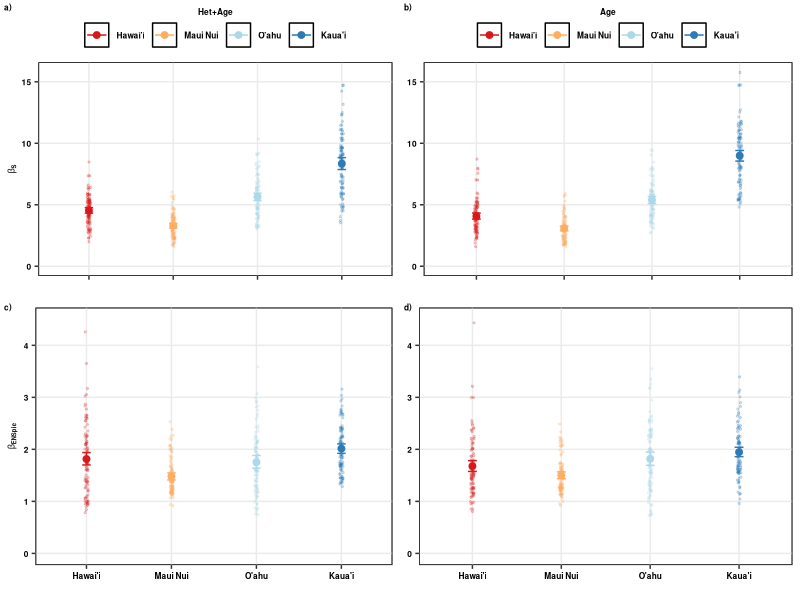

Reproduce this figure in R.
###############
# Beta ENSpie #
###############
# All natives #
# 5 plots #####
###############

require(dplyr)
require(ggplot2)
require(grid)
require(reshape2)
require(rms)

#############
# Data  #####
#############

# Beta_1<-read.csv("Cleaned_Data/Scen1_Natives_BetaPIE.csv",sep=",",header=T)

Beta_2<-read.csv("Cleaned_Data/Scen2_Natives_5plots_BetaPIE.csv",sep=",",header=T)

Beta_3<-read.csv("Cleaned_Data/Scen3_Natives_5plots_BetaPIE.csv",sep=",",header=T)

#################
# Beta ENS_PIE  #
#################

##############
# Scenario 1 #
##############
# 
# Beta_1$geo_entity2<-as.character(Beta_1$geo_entity2)
# Beta_1$geo_entity2<-ifelse(Beta_1$geo_entity2=="Hawai'i Island","Hawai'i",Beta_1$geo_entity2)
# Beta_1$geo_entity2<-ifelse(Beta_1$geo_entity2=="Kaua'i Island","Kaua'i",Beta_1$geo_entity2)
# Beta_1$geo_entity2<-ifelse(Beta_1$geo_entity2=="O'ahu Island","O'ahu",Beta_1$geo_entity2)
# Beta_1$geo_entity2<-as.factor(Beta_1$geo_entity2)
# 
# Beta_1$geo_entity2<-factor(Beta_1$geo_entity2,levels=c("Hawai'i","Maui Nui","O'ahu","Kaua'i"))
# 
# Beta_11<-filter(Beta_1, index=="beta_S_PIE")
# 
# Beta_1s<- Beta_11 %>%
#   group_by(geo_entity2) %>%
#   do(data.frame(rbind(smean.cl.boot(.$value, B=1000))))
# 
# colnames(Beta_1s)[2]<-"value"
# colnames(Beta_1s)[3]<-"l.QD"
# colnames(Beta_1s)[4]<-"h.QD"
# 
# Beta_1s$geo_entity2<-as.factor(Beta_1s$geo_entity2)
# Beta_1s$geo_entity2<-factor(Beta_1s$geo_entity2,levels=c("Hawai'i","Maui Nui","O'ahu","Kaua'i"))
# 
# Beta_Scen1<-ggplot(data=Beta_11, aes(x=geo_entity2,y=value,group=geo_entity2,color=geo_entity2))+
#   geom_point(data=Beta_11, aes(x=geo_entity2,y=value,group=geo_entity2,color=geo_entity2),
#              position = position_jitter(w = 0.02, h = 0),size=0.5,alpha=0.2)+
#   
#   geom_point(data=Beta_1s, aes(x=geo_entity2,y=value,group=geo_entity2, colour=geo_entity2),size=2)+
#   geom_errorbar(data=Beta_1s,aes(ymin=l.QD,ymax=h.QD),width=0.1)+
#   # scale_y_continuous(limits=c(0,8.5))+
#   #scale_color_d3(palette="category20c")+
#   scale_colour_manual(values=c("#d7191c","#fdae61","#abd9e9","#2c7bb6"))+
#   labs(x="",y=expression(bold(beta["ENSpie"])))+
#   guides(colour=guide_legend(title="Area+Het+Age",title.position = "top"))+
#   theme_bw()+theme(axis.title.x=element_text(colour="black",face="bold",size=6),
#                    axis.title.y=element_text(colour="black",face="bold",size=6),
#                    axis.text.x=element_text(colour=c("black"),face="bold",size=6),
#                    axis.text.y=element_text(colour=c("black"),face="bold",size=6),
#                    legend.text=element_text(colour=c("black"),face="bold",size=6),
#                    legend.title = element_text(colour=c("black"),face="bold",size=6),
#                    legend.title.align = 0.5,
#                    legend.position=c("none"),
#                    legend.margin =margin(t=0, r=0, b=0, l=0, unit="cm"),
#                    panel.grid.major = element_blank(), panel.grid.minor = element_blank())
# 
# write.csv(Beta_1s,"Cleaned_Data/Summary_Beta_ENS_PIE_Scen1_7plots.csv",row.names=F)

## Scenario 2

Beta_22<-filter(Beta_2, index=="beta_S_PIE")

Beta_22<-dplyr::summarize(dplyr::group_by(Beta_22, geo_entity2, Iteration),beta_ENS_PIE=mean(value))

Beta_22$geo_entity2<-as.character(Beta_22$geo_entity2)
Beta_22$geo_entity2<-ifelse(Beta_22$geo_entity2=="Hawai'i Island","Hawai'i",Beta_22$geo_entity2)
Beta_22$geo_entity2<-ifelse(Beta_22$geo_entity2=="Kaua'i Island","Kaua'i",Beta_22$geo_entity2)
Beta_22$geo_entity2<-ifelse(Beta_22$geo_entity2=="O'ahu Island","O'ahu",Beta_22$geo_entity2)
Beta_22$geo_entity2<-as.factor(Beta_22$geo_entity2)

Beta_22$geo_entity2<-as.factor(Beta_22$geo_entity2)
Beta_22$geo_entity2<-factor(Beta_22$geo_entity2,levels=c("Hawai'i","Maui Nui","O'ahu","Kaua'i"))

Beta_2s<- Beta_22 %>%
  group_by(geo_entity2) %>%
  do(data.frame(rbind(smean.cl.boot(.$beta_ENS_PIE, B=1000))))

colnames(Beta_2s)[2]<-"beta_ENS_PIE"
colnames(Beta_2s)[3]<-"l.QD"
colnames(Beta_2s)[4]<-"h.QD"

Beta_2s$geo_entity2<-as.factor(Beta_2s$geo_entity2)
Beta_2s$geo_entity2<-factor(Beta_2s$geo_entity2,levels=c("Hawai'i","Maui Nui","O'ahu","Kaua'i"))

Beta_Scen2<-ggplot(data=Beta_22, aes(x=geo_entity2,y=beta_ENS_PIE,group=geo_entity2,color=geo_entity2))+
  geom_point(data=Beta_22, aes(x=geo_entity2,y=beta_ENS_PIE,group=geo_entity2,color=geo_entity2),
             position = position_jitter(w = 0.02, h = 0),size=0.5,alpha=0.2)+
  
  geom_point(data=Beta_2s, aes(x=geo_entity2,y=beta_ENS_PIE,group=geo_entity2, colour=geo_entity2),size=2)+
  geom_errorbar(data=Beta_2s,aes(ymin=l.QD,ymax=h.QD),width=0.1)+
  scale_y_continuous(limits=c(0,4.5),breaks=c(0,1,2,3,4))+
  #scale_color_d3(palette="category20c")+
  scale_colour_manual(values=c("#d7191c","#fdae61","#abd9e9","#2c7bb6"))+
  labs(x="",y=expression(bold(beta["ENSpie"])))+
  guides(colour=guide_legend(title="Het+Age",title.position = "top"))+
  theme_bw()+theme(axis.title.x=element_text(colour="black",face="bold",size=6),
                   axis.title.y=element_text(colour="black",face="bold",size=6),
                   axis.text.x=element_text(colour=c("black"),face="bold",size=6),
                   axis.text.y=element_text(colour=c("black"),face="bold",size=6),
                   legend.text=element_text(colour=c("black"),face="bold",size=6),
                   legend.title = element_text(colour=c("black"),face="bold",size=6),
                   legend.title.align = 0.5,
                   legend.position=c("none"),
                   legend.margin =margin(t=0, r=0, b=0, l=0, unit="cm"),
                   panel.background =element_rect(fill="transparent",colour="black"),panel.grid.minor=element_blank())

write.csv(Beta_2s,"Cleaned_Data/Summary_Beta_ENS_PIE_Scen2_5plots.csv",row.names=F)

## Scenario 3

Beta_33<-filter(Beta_3, index=="beta_S_PIE")

Beta_33<-dplyr::summarize(dplyr::group_by(Beta_33, geo_entity2, Iteration),beta_ENS_PIE=mean(value))

Beta_33$geo_entity2<-as.character(Beta_33$geo_entity2)
Beta_33$geo_entity2<-ifelse(Beta_33$geo_entity2=="Hawai'i Island","Hawai'i",Beta_33$geo_entity2)
Beta_33$geo_entity2<-ifelse(Beta_33$geo_entity2=="Kaua'i Island","Kaua'i",Beta_33$geo_entity2)
Beta_33$geo_entity2<-ifelse(Beta_33$geo_entity2=="O'ahu Island","O'ahu",Beta_33$geo_entity2)
Beta_33$geo_entity2<-as.factor(Beta_33$geo_entity2)


Beta_33$geo_entity2<-as.factor(Beta_33$geo_entity2)
Beta_33$geo_entity2<-factor(Beta_33$geo_entity2,levels=c("Hawai'i","Maui Nui","O'ahu","Kaua'i"))

Beta_3s<- Beta_33 %>%
  group_by(geo_entity2) %>%
  do(data.frame(rbind(smean.cl.boot(.$beta_ENS_PIE, B=1000))))

colnames(Beta_3s)[2]<-"beta_ENS_PIE"
colnames(Beta_3s)[3]<-"l.QD"
colnames(Beta_3s)[4]<-"h.QD"

Beta_3s$geo_entity2<-as.factor(Beta_3s$geo_entity2)
Beta_3s$geo_entity2<-factor(Beta_3s$geo_entity2,levels=c("Hawai'i","Maui Nui","O'ahu","Kaua'i"))

Beta_Scen3<-ggplot(data=Beta_33, aes(x=geo_entity2,y=beta_ENS_PIE,group=geo_entity2,color=geo_entity2))+
  geom_point(data=Beta_33, aes(x=geo_entity2,y=beta_ENS_PIE,group=geo_entity2,color=geo_entity2),
             position = position_jitter(w = 0.02, h = 0),size=0.5,alpha=0.2)+
  
  geom_point(data=Beta_3s, aes(x=geo_entity2,y=beta_ENS_PIE,group=geo_entity2, colour=geo_entity2),size=2)+
  geom_errorbar(data=Beta_3s,aes(ymin=l.QD,ymax=h.QD),width=0.1)+
  scale_y_continuous(limits=c(0,4.5),breaks=c(0,1,2,3,4))+
  #scale_color_d3(palette="category20c")+
  scale_colour_manual(values=c("#d7191c","#fdae61","#abd9e9","#2c7bb6"))+
  labs(x="",y=expression(bold(beta["ENSpie"])))+
  guides(colour=guide_legend(title="Age",title.position = "top"))+
  theme_bw()+theme(axis.title.x=element_text(colour="black",face="bold",size=6),
                   axis.title.y=element_blank(),
                   axis.text.x=element_text(colour=c("black"),face="bold",size=6),
                   axis.text.y=element_text(colour=c("black"),face="bold",size=6),
                   legend.text=element_text(colour=c("black"),face="bold",size=6),
                   legend.title = element_text(colour=c("black"),face="bold",size=6),
                   legend.title.align = 0.5,
                   legend.position=c("none"),
                   legend.margin =margin(t=0, r=0, b=0, l=0, unit="cm"),
                   panel.background =element_rect(fill="transparent",colour="black"),panel.grid.minor=element_blank())

write.csv(Beta_3s,"Cleaned_Data/Summary_Beta_ENS_PIE_Scen3_5plots.csv",row.names=F)

#############
# Beta S ####
#############

##############
# Scenario 1 #
##############

# Beta_111<-filter(Beta_1, index=="beta_S")
# 
# Beta_111$geo_entity2<-as.factor(Beta_111$geo_entity2)
# Beta_111$geo_entity2<-factor(Beta_111$geo_entity2,levels=c("Hawai'i","Maui Nui","O'ahu","Kaua'i"))
# 
# Beta_1ss<- Beta_111 %>%
#   group_by(geo_entity2) %>%
#   do(data.frame(rbind(smean.cl.boot(.$value, B=1000))))
# 
# colnames(Beta_1ss)[2]<-"value"
# colnames(Beta_1ss)[3]<-"l.QD"
# colnames(Beta_1ss)[4]<-"h.QD"
# 
# Beta_1ss$geo_entity2<-as.factor(Beta_1ss$geo_entity2)
# Beta_1ss$geo_entity2<-factor(Beta_1ss$geo_entity2,levels=c("Hawai'i","Maui Nui","O'ahu","Kaua'i"))
# 
# Beta_Scen1s<-ggplot(data=Beta_111, aes(x=geo_entity2,y=value,group=geo_entity2,color=geo_entity2))+
#   geom_point(data=Beta_111, aes(x=geo_entity2,y=value,group=geo_entity2,color=geo_entity2),
#              position = position_jitter(w = 0.02, h = 0),size=0.5,alpha=0.2)+
#   
#   geom_point(data=Beta_1ss, aes(x=geo_entity2,y=value,group=geo_entity2, colour=geo_entity2),size=2)+
#   geom_errorbar(data=Beta_1ss,aes(ymin=l.QD,ymax=h.QD),width=0.1)+
#   #scale_y_continuous(limits=c(0,8.5))+
#   #scale_color_d3(palette="category20c")+
#   scale_colour_manual(values=c("#d7191c","#fdae61","#abd9e9","#2c7bb6"))+
#   labs(x="",y=expression(bold(beta["S"])))+
#   guides(colour=guide_legend(title="Area+Het+Age",title.position = "top"))+
#   theme_bw()+theme(axis.title.x=element_text(colour="black",face="bold",size=6),
#                    axis.title.y=element_text(colour="black",face="bold",size=6),
#                    axis.text.x=element_blank(),
#                    axis.text.y=element_text(colour=c("black"),face="bold",size=6),
#                    legend.text=element_text(colour=c("black"),face="bold",size=6),
#                    legend.title = element_text(colour=c("black"),face="bold",size=6),
#                    legend.title.align = 0.5,
#                    legend.position=c("top"),
#                    legend.margin =margin(t=0, r=0, b=0, l=0, unit="cm"),
#                    panel.grid.major = element_blank(), panel.grid.minor = element_blank())
# 
# write.csv(Beta_1ss,"Cleaned_Data/Summary_Beta_S_Scen1_7plots.csv",row.names=F)

## Scenario 2

Beta_222<-filter(Beta_2, index=="beta_S")
Beta_222<-dplyr::summarize(dplyr::group_by(Beta_222, geo_entity2, Iteration),beta_S=mean(value))

Beta_222$geo_entity2<-as.character(Beta_222$geo_entity2)
Beta_222$geo_entity2<-ifelse(Beta_222$geo_entity2=="Hawai'i Island","Hawai'i",Beta_222$geo_entity2)
Beta_222$geo_entity2<-ifelse(Beta_222$geo_entity2=="Kaua'i Island","Kaua'i",Beta_222$geo_entity2)
Beta_222$geo_entity2<-ifelse(Beta_222$geo_entity2=="O'ahu Island","O'ahu",Beta_222$geo_entity2)
Beta_222$geo_entity2<-as.factor(Beta_222$geo_entity2)


Beta_222$geo_entity2<-as.factor(Beta_222$geo_entity2)
Beta_222$geo_entity2<-factor(Beta_222$geo_entity2,levels=c("Hawai'i","Maui Nui","O'ahu","Kaua'i"))


Beta_2ss<- Beta_222 %>%
  group_by(geo_entity2) %>%
  do(data.frame(rbind(smean.cl.boot(.$beta_S, B=1000))))

colnames(Beta_2ss)[2]<-"beta_S"
colnames(Beta_2ss)[3]<-"l.QD"
colnames(Beta_2ss)[4]<-"h.QD"

Beta_2ss$geo_entity2<-as.factor(Beta_2ss$geo_entity2)
Beta_2ss$geo_entity2<-factor(Beta_2ss$geo_entity2,levels=c("Hawai'i","Maui Nui","O'ahu","Kaua'i"))

Beta_Scen2s<-ggplot(data=Beta_222, aes(x=geo_entity2,y=beta_S,group=geo_entity2,color=geo_entity2))+
  geom_point(data=Beta_222, aes(x=geo_entity2,y=beta_S,group=geo_entity2,color=geo_entity2),
             position = position_jitter(w = 0.02, h = 0),size=0.5,alpha=0.2)+
  
  geom_point(data=Beta_2ss, aes(x=geo_entity2,y=beta_S,group=geo_entity2, colour=geo_entity2),size=2)+
  geom_errorbar(data=Beta_2ss,aes(ymin=l.QD,ymax=h.QD),width=0.1)+
  scale_y_continuous(limits=c(0,15.8),breaks=c(0,5,10,15))+
  # scale_color_d3(palette="category20c")+
  scale_colour_manual(values=c("#d7191c","#fdae61","#abd9e9","#2c7bb6"))+
  labs(x="",y=expression(bold(beta["S"])))+
  guides(colour=guide_legend(title="Het+Age",title.position = "top"))+
  theme_bw()+theme(axis.title.x=element_text(colour="black",face="bold",size=6),
                   axis.title.y=element_text(colour="black",face="bold",size=6),
                   axis.text.x=element_blank(),
                   axis.text.y=element_text(colour=c("black"),face="bold",size=6),
                   legend.text=element_text(colour=c("black"),face="bold",size=6),
                   legend.title = element_text(colour=c("black"),face="bold",size=6),
                   legend.title.align = 0.5,
                   legend.position=c("top"),
                   legend.margin =margin(t=0, r=0, b=0, l=0, unit="cm"),
                   panel.background =element_rect(fill="transparent",colour="black"),panel.grid.minor=element_blank())

write.csv(Beta_2ss,"Cleaned_Data/Summary_Beta_S_Scen2_5plots.csv",row.names=F)

## Scenario 3

Beta_333<-filter(Beta_3, index=="beta_S")
Beta_333<-dplyr::summarize(dplyr::group_by(Beta_333, geo_entity2, Iteration),beta_S=mean(value))

Beta_333$geo_entity2<-as.character(Beta_333$geo_entity2)
Beta_333$geo_entity2<-ifelse(Beta_333$geo_entity2=="Hawai'i Island","Hawai'i",Beta_333$geo_entity2)
Beta_333$geo_entity2<-ifelse(Beta_333$geo_entity2=="Kaua'i Island","Kaua'i",Beta_333$geo_entity2)
Beta_333$geo_entity2<-ifelse(Beta_333$geo_entity2=="O'ahu Island","O'ahu",Beta_333$geo_entity2)
Beta_333$geo_entity2<-as.factor(Beta_333$geo_entity2)

Beta_333$geo_entity2<-as.factor(Beta_333$geo_entity2)
Beta_333$geo_entity2<-factor(Beta_333$geo_entity2,levels=c("Hawai'i","Maui Nui","O'ahu","Kaua'i"))

Beta_3ss<- Beta_333 %>%
  group_by(geo_entity2) %>%
  do(data.frame(rbind(smean.cl.boot(.$beta_S, B=1000))))

colnames(Beta_3ss)[2]<-"beta_S"
colnames(Beta_3ss)[3]<-"l.QD"
colnames(Beta_3ss)[4]<-"h.QD"

Beta_3ss$geo_entity2<-as.factor(Beta_3ss$geo_entity2)
Beta_3ss$geo_entity2<-factor(Beta_3ss$geo_entity2,levels=c("Hawai'i","Maui Nui","O'ahu","Kaua'i"))

Beta_Scen3s<-ggplot(data=Beta_333, aes(x=geo_entity2,y=beta_S,group=geo_entity2,color=geo_entity2))+
  geom_point(data=Beta_333, aes(x=geo_entity2,y=beta_S,group=geo_entity2,color=geo_entity2),
             position = position_jitter(w = 0.02, h = 0),size=0.5,alpha=0.2)+
  
  geom_point(data=Beta_3ss, aes(x=geo_entity2,y=beta_S,group=geo_entity2, colour=geo_entity2),size=2)+
  geom_errorbar(data=Beta_3ss,aes(ymin=l.QD,ymax=h.QD),width=0.1)+
  scale_y_continuous(limits=c(0,15.8),breaks=c(0,5,10,15))+
  #scale_color_d3(palette="category20c")+
  scale_colour_manual(values=c("#d7191c","#fdae61","#abd9e9","#2c7bb6"))+
  labs(x="",y=expression(bold(beta["S"])))+
  guides(colour=guide_legend(title="Age",title.position = "top"))+
  theme_bw()+theme(axis.title.x=element_text(colour="black",face="bold",size=6),
                   axis.title.y=element_blank(),
                   axis.text.x=element_blank(),
                   axis.text.y=element_text(colour=c("black"),face="bold",size=6),
                   legend.text=element_text(colour=c("black"),face="bold",size=6),
                   legend.title = element_text(colour=c("black"),face="bold",size=6),
                   legend.title.align = 0.5,
                   legend.position=c("top"),
                   legend.margin =margin(t=0, r=0, b=0, l=0, unit="cm"),
                   panel.background =element_rect(fill="transparent",colour="black"),panel.grid.minor=element_blank())

write.csv(Beta_3ss,"Cleaned_Data/Summary_Beta_S_Scen3_5plots.csv",row.names=F)

###################
# merge figures  #
##################

require(cowplot)

togg2<-plot_grid(Beta_Scen2s, Beta_Scen3s, Beta_Scen2, Beta_Scen3,
                 labels=c("a)","b)","c)","d)"),label_size = 6,
                 ncol=2)

png(filename="Figures/Fig5_Beta_ENSpie_S_natives_5plots.png", 
    units="in", 
    width=8, 
    height=6, 
    pointsize=2, 
    res=400)

togg2

dev.off()
